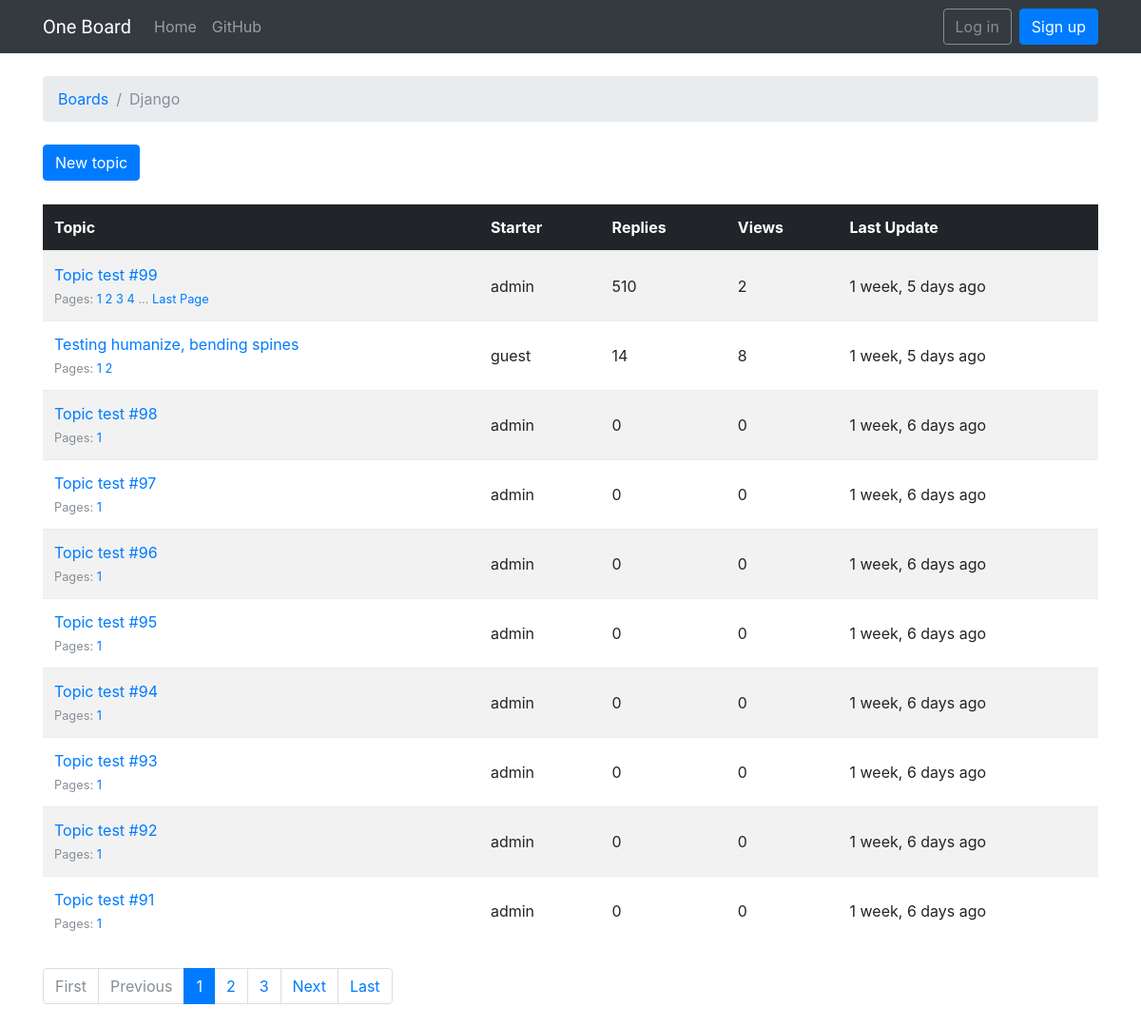
The app's page /boards/1/ with its own data.
### boards/models.py (models this page shows, shortened)
class Board(models.Model):
    name = models.CharField(max_length=30, unique=True)
    description = models.CharField(max_length=100)

class Topic(models.Model):
    subject = models.CharField(max_length=255)
    last_updated = models.DateTimeField(auto_now_add=True)
    board = models.ForeignKey(Board, related_name='topics')
    starter = models.ForeignKey(User, related_name='topics')
    views = models.PositiveIntegerField(default=0)
    def get_page_count(self):
        count = self.posts.count()
        pages = count / 10
        return math.ceil(pages)
    def has_many_pages(self, count=None):
        if count is None:
            count = self.get_page_count()
        return count > 6
    def get_page_range(self):
        count = self.get_page_count()
        if self.has_many_pages(count):
            return range(1, 5)
        return range(1, count + 1)

### boards/views.py (the view)
# urls.py: url(r'^boards/(?P<pk>\d+)/$', views.TopicListView.as_view(), name='board_topics'),
class TopicListView(ListView):
    model = Topic
    context_object_name = 'topics'
    template_name = 'topics.html'
    paginate_by = 10
    def get_context_data(self, **kwargs):
        kwargs['board'] = self.board
        return super().get_context_data(**kwargs)
    def get_queryset(self):
        self.board = get_object_or_404(Board, pk=self.kwargs.get('pk'))
        queryset = self.board.topics.order_by('-last_updated').annotate(replies=Count('posts') - 1)
        return queryset

### templates/topics.html (shortened to what this page needs)
{% extends 'base.html' %}
{% load humanize %}
{% block breadcrumb %}
  <li class="breadcrumb-item"><a href="{% url 'home' %}">Boards</a></li>
  <li class="breadcrumb-item active">{{ board.name }}</li>
{% endblock %}
{% block content %}
  <div class="mb-4">
    <a href="{% url 'new_topic' board.pk %}" class="btn btn-primary">New topic</a>
  </div>
  <table class="table table-striped mb-4">
    <thead class="thead-inverse">
      <tr>
        <th>Topic</th>
        <th>Starter</th>
        <th>Replies</th>
        <th>Views</th>
        <th>Last Update</th>
      </tr>
    </thead>
    <tbody>
      {% for topic in topics %}
        {% url 'topic_posts' board.pk topic.pk as topic_url %}
        <tr>
          <td>
            <p class="mb-0">
              <a href="{{ topic_url }}">{{ topic.subject }}</a>
            </p>
            <small class="text-muted">
              Pages:
              {% for i in topic.get_page_range %}
                <a href="{{ topic_url }}?page={{ i }}">{{ i }}</a>
              {% endfor %}
              {% if topic.has_many_pages %}
              ... <a href="{{ topic_url }}?page={{ topic.get_page_count }}">Last Page</a>
              {% endif %}
            </small>
          </td>
          <td class="align-middle">{{ topic.starter.username }}</td>
          <td class="align-middle">{{ topic.replies }}</td>
          <td class="align-middle">{{ topic.views }}</td>
          <td class="align-middle">{{ topic.last_updated|naturaltime }}</td>
        </tr>
      {% endfor %}
    </tbody>
  </table>
  {% include 'includes/pagination.html' %}
{% endblock %}

### records on screen
Board: name "Django"
Topic: subject "Topic test #99", get_page_range "1" "2" "3" "4", starter.username "admin", replies "510", views "2", last_updated "1 week, 5 days ago"
Topic: subject "Testing humanize, bending spines", get_page_range "1" "2", starter.username "guest", replies "14", views "8", last_updated "1 week, 5 days ago"
Topic: subject "Topic test #98", get_page_range "1", starter.username "admin", replies "0", views "0", last_updated "1 week, 6 days ago"
Topic: subject "Topic test #97", get_page_range "1", starter.username "admin", replies "0", views "0", last_updated "1 week, 6 days ago"
Topic: subject "Topic test #96", get_page_range "1", starter.username "admin", replies "0", views "0", last_updated "1 week, 6 days ago"
Topic: subject "Topic test #95", get_page_range "1", starter.username "admin", replies "0", views "0", last_updated "1 week, 6 days ago"
Topic: subject "Topic test #94", get_page_range "1", starter.username "admin", replies "0", views "0", last_updated "1 week, 6 days ago"
Topic: subject "Topic test #93", get_page_range "1", starter.username "admin", replies "0", views "0", last_updated "1 week, 6 days ago"
Topic: subject "Topic test #92", get_page_range "1", starter.username "admin", replies "0", views "0", last_updated "1 week, 6 days ago"
Topic: subject "Topic test #91", get_page_range "1", starter.username "admin", replies "0", views "0", last_updated "1 week, 6 days ago"

### other values on screen
{{ page_num }} "1"
{{ page_num }} "2" "3"
